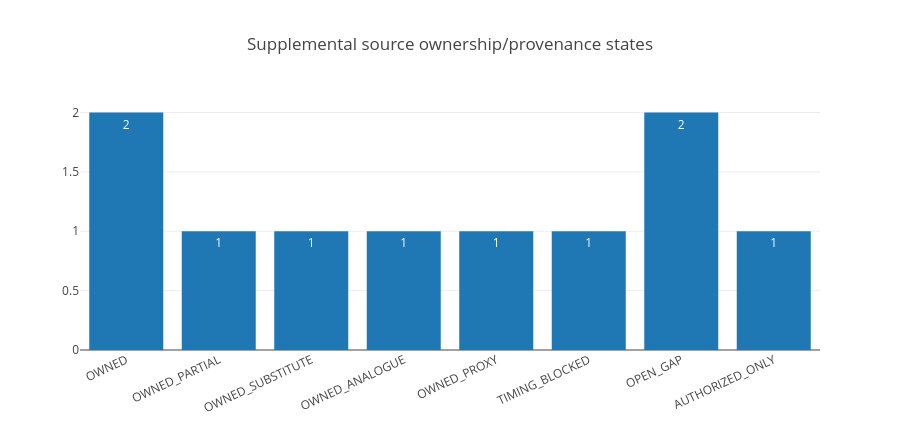

The notebook cell saved with this chart:
### Markdown cell above
## 2. Owned supplemental source program
The table below reports **pipeline ownership/provenance state**, not ownership of third-party intellectual property. 'Owned' means the private pipeline can independently acquire/normalize the source or reconstruct a separately named analogue without depending on another competitor's prepared feature CSV.

### Code cell
state = ownership['state'].value_counts().rename_axis('state').reset_index(name='count')
fig = px.bar(state, x='state', y='count', text='count', title='Supplemental source ownership/provenance states')
fig.update_layout(height=430, xaxis_tickangle=-25)
fig.show()
display(ownership)

### Figure 1 — Plotly figure (JSON) as saved in the notebook; plotly's stock layout.template omitted (floating-point values rounded to 4 significant figures)
{"data": [{"type": "bar", "x": ["OWNED", "OWNED_PARTIAL", "OWNED_SUBSTITUTE", "OWNED_ANALOGUE", "OWNED_PROXY", "TIMING_BLOCKED", "OPEN_GAP", "AUTHORIZED_ONLY"], "y": [2, 1, 1, 1, 1, 1, 2, 1], "text": ["2", "1", "1", "1", "1", "1", "2", "1"], "textposition": "auto"}], "layout": {"title": {"text": "Supplemental source ownership/provenance states"}, "height": 430, "xaxis": {"tickangle": -25}}}
